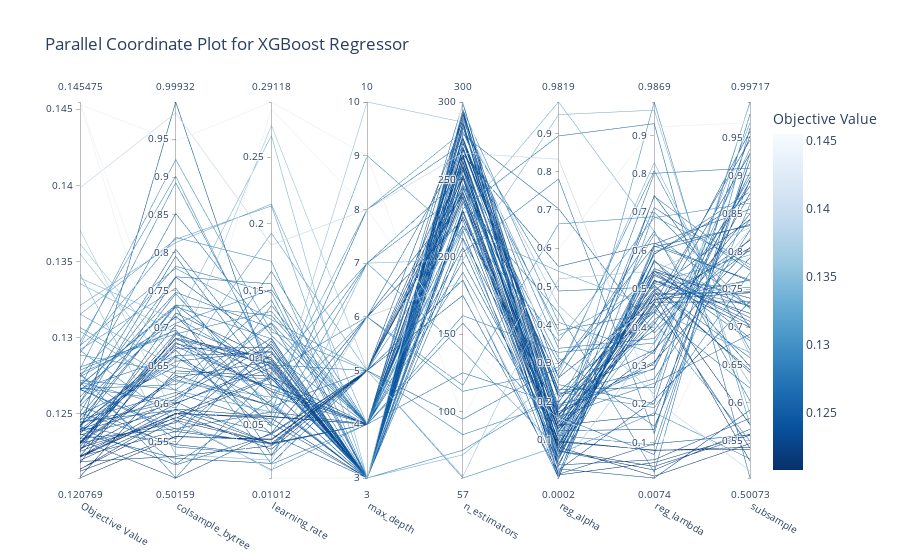

The notebook cell this image was saved under:
### Code cell
# Parallel Coordinate Plot
fig3 = vis.plot_parallel_coordinate(study_xgbr)
fig3.update_layout(title='Parallel Coordinate Plot for XGBoost Regressor')
fig3.show()
